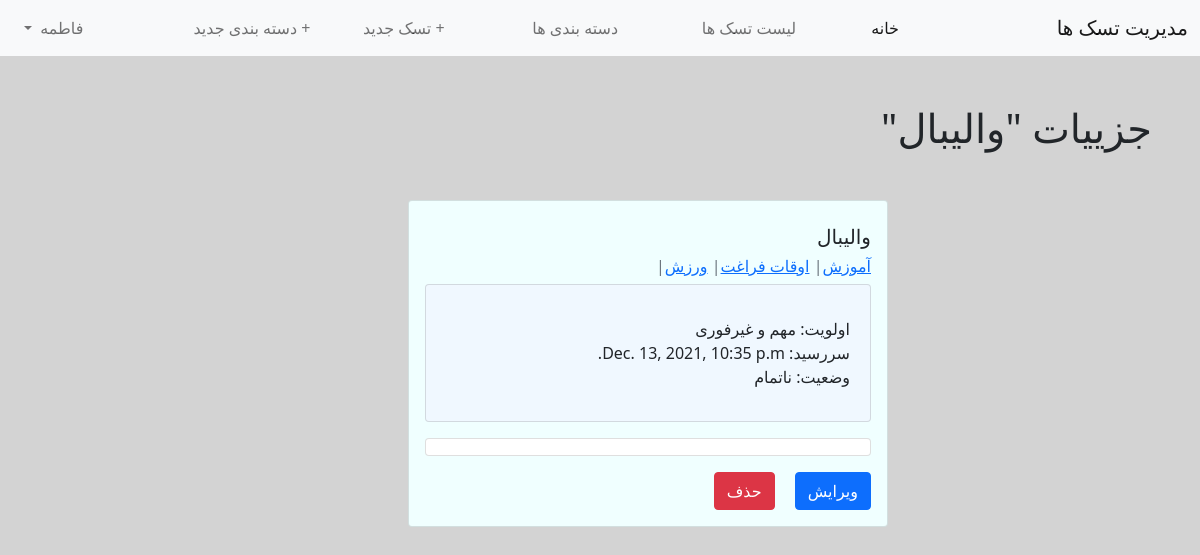
The page /todo/task/8/detail/ (signed in) on the database its author committed.
### accounts/models.py (models this page shows)
class CustomUser(AbstractUser):
    phone = models.CharField(max_length=21, blank=True, null=True)
    age = models.PositiveIntegerField(null=True, blank=True)

### todos/models.py (models this page shows, shortened)
class Task(models.Model):
    PRIORITY = [
        ('1', 'مهم و فوری'),  # الان انجامش بده
        ('2', 'غیرمهم و فوری'),  # بسپار به دیگری یا یه وقتی براش خالی کن
        ('3', 'مهم و غیرفوری'),  # براش برنامه ریزی کن
        ('4', 'غیرمهم و غیرفوری'),  # ترجیحاٌ حذفش کن یا بذار برای تعطیلات
    ]
    STATUS = [('U', 'ناتمام'), ('D', 'انجام شد')]
    title = models.CharField(max_length=150)
    description = models.TextField(max_length=720, blank=True, default='')
    category = models.ManyToManyField(Category, related_name='category', related_query_name='cat_tasks')
    user = models.ForeignKey(get_user_model(), on_delete=models.CASCADE, related_name='tasks')
    priority = models.CharField(max_length=2, choices=PRIORITY)
    deadline = models.DateTimeField()
    status = models.CharField(max_length=1, default='U', choices=STATUS)
    objects = TaskManager()
    class Meta:
        ordering = ['deadline']
        constraints = [
            models.UniqueConstraint(fields=['title', 'user'], name='unique_group_task')
        ]

class Category(models.Model):
    name = models.CharField(max_length=100)
    user = models.ForeignKey(get_user_model(), on_delete=models.CASCADE, related_name='user_categories')
    objects = CategoryManager()
    class Meta:
        constraints = [
            models.UniqueConstraint(fields=['name', 'user'], name='unique_group')
        ]

### todos/views.py (the view)
# urls.py: path('task/<int:pk>/detail/', TaskDetailView.as_view(), name='details'),
class TaskDetailView(LoginRequiredMixin, DetailView):
    model = Task
    template_name = 'tasks/task_detail.html'

### templates/tasks/task_detail.html (shortened to what this page needs)
{% extends 'base.html' %}
{% block content %}
    <h1 class="m-5">جزییات "{{ object.title }}"</h1>
    <div class="container w-50 my-5">
            <div class="card" style="width: 30rem; background-color: azure">
      <div class="card-body">
        <h5 class="card-title my-2">{{ object.title }}</h5>
        <h6 class="card-subtitle my-2 text-muted">
            {% for cat in object.category.all %}
                <a href="{% url 'category_tasks_list' cat.pk %}">{{ cat.name }}</a>|
            {% endfor %}
        </h6>
      <div class="container card py-3" style="background-color: aliceblue;">
          <div class="row py-3 px-2">
              <div class="col-12">اولویت:  {{ object.get_priority_display }}</div>
              <div class="col-12">سررسید:  {{ object.deadline }}</div>
              <div class="col-12">وضعیت:   {{ object.get_status_display }}</div>
          </div>
      </div>
        <p class="card-text my-3 card p-2">{{ object.description }}</p>
        <a href="{% url 'edit_task' object.pk %}" class="card-link"><button class="btn btn-primary">ویرایش</button></a>
        <a href="{% url 'delete_task' object.pk %}" class="card-link"><button class="btn btn-danger">حذف</button></a>
      </div>
    </div>
    </div>
{% endblock %}

### templates/base.html (shortened to what this page needs)
<!doctype html>
<html lang="fa" dir="rtl">
  <head>
  {% load admin_urls %}
    <link rel="stylesheet" href="https://cdn.jsdelivr.net/npm/bootstrap@5.0.2/dist/css/bootstrap.rtl.min.css">
  </head>
  <body style="background-color:lightgray">
    <nav class="navbar navbar-expand-lg navbar-light bg-light sticky-top">
      <div class="container-fluid">
        <a class="navbar-brand" href="{% url 'home' %}">مدیریت تسک ها</a>
        <div class="collapse navbar-collapse" id="navbarSupportedContent">
            {% if user.is_authenticated %}
                <div class="container mr-1 ml-5">
                  <ul class="navbar-nav me-auto mb-2 mb-lg-0 row justify-content-end justify-self-end text-end">
                        <li class="nav-item col px-0 mx-0">
                          <a class="nav-link active px-0 mx-0" aria-current="page" href="{% url 'home' %}">خانه</a>
                        </li>
                        <li class="nav-item col px-0 mx-0">
                          <a class="nav-link px-0 mx-0" href="{% url 'task_list' %}">لیست تسک ها</a>
                        </li>
                        <li class="nav-item col px-0 mx-0">
                            <a class="nav-link px-0 mx-0" href="{% url 'categories' %}">دسته بندی ها </a>
                        </li>
                        <li class="nav-item col px-0 mx-0">
                            <a class="nav-link px-0 mx-0" href="{% url 'task_create' %}">+ تسک جدید</a>
                        </li>
                        <li class="nav-item col px-0 mx-0">
                            <a class="nav-link px-0 mx-0" href="{% url 'ctg_create' %}">+ دسته بندی جدید</a>
                        </li>
                        <li class="nav-item dropdown col px-0 mx-0">
                        <a class="nav-link dropdown-toggle px-0 mx-0" href="#" id="navbarDropdown" role="button" data-bs-toggle="dropdown" aria-expanded="false">
                            {{ user.username }}
                        </a>
                    </li>
                  </ul>
                </div>
            {% endif %}
        </div>
      </div>
    </nav>
    {% block content %}{% endblock %}
  </body>
</html>

### rows shown on the page
CustomUser: username "فاطمه"
Task: title "والیبال", priority "مهم و غیرفوری", deadline "Dec. 13, 2021, 10:35 p.m.", status "ناتمام"
Category: name "آموزش"
Category: name "اوقات فراغت"
Category: name "ورزش"
